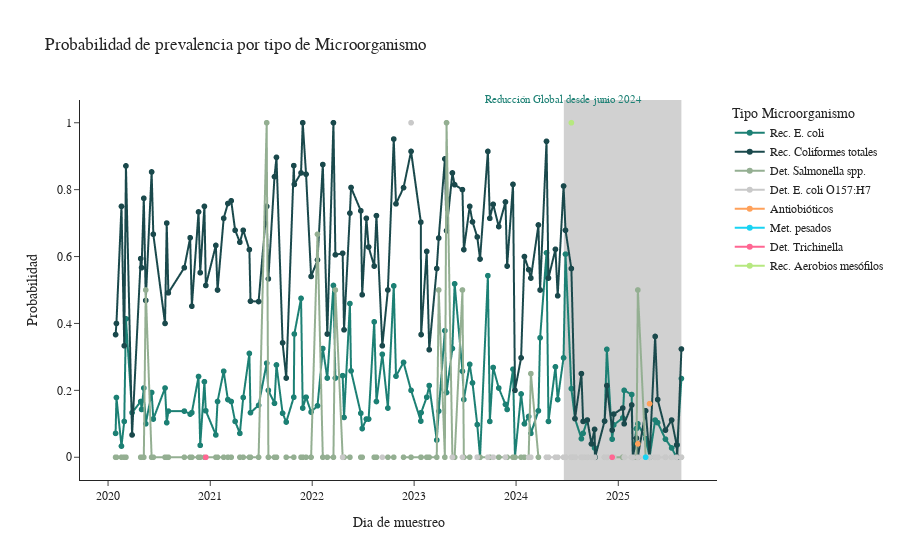

Notebook cell for this chart:
### Code cell
df_comp_group = (
    df_comp
    .groupby(["Fecha de muestreo.autoCalendar.Date", "Microorganismo"])
    .agg(prev=("deteccion", "mean"))
    .reset_index()
)

df_result = df_comp_group.pivot(
    index="Fecha de muestreo.autoCalendar.Date",
    columns="Microorganismo",
    values="prev"
)

df_result = df_result.sort_index(axis=1).reset_index()


df_result["Fecha de muestreo.autoCalendar.Date"] = pd.to_datetime(df_result["Fecha de muestreo.autoCalendar.Date"])

# Reordenar por fecha (por si acaso)
df_ = df_result.sort_values("Fecha de muestreo.autoCalendar.Date")


df_long = df_.melt(
    id_vars="Fecha de muestreo.autoCalendar.Date",
    value_vars=df["Microorganismo"].unique(),
    var_name="Etapa",
    value_name="Probabilidad"
)

# Colores corporativos asignados manualmente
color_map = {
    'Rec. E. coli': "#1C8074",       # teal
    'Rec. Coliformes totales': "#1A494C",   # verde oscuro
    'Det. Salmonella spp.': "#94AF92",
    'Det. E. coli O157:H7':  "#C9C9C9"
}

# Gráfico de líneas
fig = px.line(
    df_long,
    x="Fecha de muestreo.autoCalendar.Date",
    y="Probabilidad",
    color="Etapa",
    color_discrete_map=color_map,
    markers=True,
    title="Probabilidad de prevalencia por tipo de Microorganismo",
)

# Estética
fig.update_layout(
    xaxis_title="Dia de muestreo",
    yaxis_title="Probabilidad",
    template="simple_white",
    legend_title="Tipo Microorganismo",
    font=dict(size=12, family="Arial")
)
# --- Franja desde junio 2025 hasta el final de los datos ---
x_start = pd.Timestamp("2024-06-20")
date_col = "Fecha de muestreo.autoCalendar.Date"
x_end   = df_long[date_col].max()  # fin real de tus datos

fig.add_annotation(
    x=x_start, y=1.02, xref="x", yref="paper",
    showarrow=False, text="Reducción Global desde junio 2024",
    font=dict(color="#1c8074", size=11)
)
# Sombreado vertical (franja)
fig.add_vrect(
    x0=x_start, x1=x_end,
    fillcolor="#666666",  # teal corporativo con transparencia
    line_width=0,
    layer="below",  # debajo de las líneas
)
s3.save_plotly_html(fig, "probabilidad_prevalencia_microorganismo.html")
fig.show()

### Figure 1 — Plotly figure (JSON) as saved in the notebook; plotly's stock layout.template omitted (floating-point values rounded to 4 significant figures; data arrays with more than 128 entries replaced by an {"elided": "..."} marker saying what was removed)
{"data": [{"hovertemplate": "Etapa=Rec. E. coli<br>Fecha de muestreo.autoCalendar.Date=%{x}<br>Probabilidad=%{y}<extra></extra>", "legendgroup": "Rec. E. coli", "line": {"color": "#1C8074", "dash": "solid"}, "marker": {"symbol": "circle"}, "mode": "lines+markers", "name": "Rec. E. coli", "showlegend": true, "type": "scattergl", "x": {"elided": "129 str values"}, "xaxis": "x", "y": {"elided": "129 float values"}, "yaxis": "y"}, {"hovertemplate": "Etapa=Rec. Coliformes totales<br>Fecha de muestreo.autoCalendar.Date=%{x}<br>Probabilidad=%{y}<extra></extra>", "legendgroup": "Rec. Coliformes totales", "line": {"color": "#1A494C", "dash": "solid"}, "marker": {"symbol": "circle"}, "mode": "lines+markers", "name": "Rec. Coliformes totales", "showlegend": true, "type": "scattergl", "x": {"elided": "129 str values"}, "xaxis": "x", "y": {"elided": "129 float values"}, "yaxis": "y"}, {"hovertemplate": "Etapa=Det. Salmonella spp.<br>Fecha de muestreo.autoCalendar.Date=%{x}<br>Probabilidad=%{y}<extra></extra>", "legendgroup": "Det. Salmonella spp.", "line": {"color": "#94AF92", "dash": "solid"}, "marker": {"symbol": "circle"}, "mode": "lines+markers", "name": "Det. Salmonella spp.", "showlegend": true, "type": "scattergl", "x": {"elided": "129 str values"}, "xaxis": "x", "y": {"elided": "129 float values"}, "yaxis": "y"}, {"hovertemplate": "Etapa=Det. E. coli O157:H7<br>Fecha de muestreo.autoCalendar.Date=%{x}<br>Probabilidad=%{y}<extra></extra>", "legendgroup": "Det. E. coli O157:H7", "line": {"color": "#C9C9C9", "dash": "solid"}, "marker": {"symbol": "circle"}, "mode": "lines+markers", "name": "Det. E. coli O157:H7", "showlegend": true, "type": "scattergl", "x": {"elided": "129 str values"}, "xaxis": "x", "y": {"elided": "129 int values"}, "yaxis": "y"}, {"hovertemplate": "Etapa=Antiobióticos<br>Fecha de muestreo.autoCalendar.Date=%{x}<br>Probabilidad=%{y}<extra></extra>", "legendgroup": "Antiobióticos", "line": {"color": "#FFA15A", "dash": "solid"}, "marker": {"symbol": "circle"}, "mode": "lines+markers", "name": "Antiobióticos", "showlegend": true, "type": "scattergl", "x": {"elided": "129 str values"}, "xaxis": "x", "y": {"elided": "129 float values"}, "yaxis": "y"}, {"hovertemplate": "Etapa=Met. pesados<br>Fecha de muestreo.autoCalendar.Date=%{x}<br>Probabilidad=%{y}<extra></extra>", "legendgroup": "Met. pesados", "line": {"color": "#19d3f3", "dash": "solid"}, "marker": {"symbol": "circle"}, "mode": "lines+markers", "name": "Met. pesados", "showlegend": true, "type": "scattergl", "x": {"elided": "129 str values"}, "xaxis": "x", "y": {"elided": "129 int values"}, "yaxis": "y"}, {"hovertemplate": "Etapa=Det. Trichinella<br>Fecha de muestreo.autoCalendar.Date=%{x}<br>Probabilidad=%{y}<extra></extra>", "legendgroup": "Det. Trichinella", "line": {"color": "#FF6692", "dash": "solid"}, "marker": {"symbol": "circle"}, "mode": "lines+markers", "name": "Det. Trichinella", "showlegend": true, "type": "scattergl", "x": {"elided": "129 str values"}, "xaxis": "x", "y": {"elided": "129 int values"}, "yaxis": "y"}, {"hovertemplate": "Etapa=Rec. Aerobios mesófilos<br>Fecha de muestreo.autoCalendar.Date=%{x}<br>Probabilidad=%{y}<extra></extra>", "legendgroup": "Rec. Aerobios mesófilos", "line": {"color": "#B6E880", "dash": "solid"}, "marker": {"symbol": "circle"}, "mode": "lines+markers", "name": "Rec. Aerobios mesófilos", "showlegend": true, "type": "scattergl", "x": {"elided": "129 str values"}, "xaxis": "x", "y": {"elided": "129 int values"}, "yaxis": "y"}], "layout": {"annotations": [{"font": {"color": "#1c8074", "size": 11}, "showarrow": false, "text": "Reducción Global desde junio 2024", "x": "2024-06-20T00:00:00", "xref": "x", "y": 1.02, "yref": "paper"}], "font": {"family": "Arial", "size": 12}, "legend": {"title": {"text": "Tipo Microorganismo"}, "tracegroupgap": 0}, "shapes": [{"fillcolor": "#666666", "layer": "below", "line": {"width": 0}, "type": "rect", "x0": "2024-06-20T00:00:00", "x1": "2025-08-15T00:00:00", "xref": "x", "y0": 0, "y1": 1, "yref": "y domain"}], "title": {"text": "Probabilidad de prevalencia por tipo de Microorganismo"}, "xaxis": {"anchor": "y", "domain": [0, 1], "title": {"text": "Dia de muestreo"}}, "yaxis": {"anchor": "x", "domain": [0, 1], "title": {"text": "Probabilidad"}}}}
